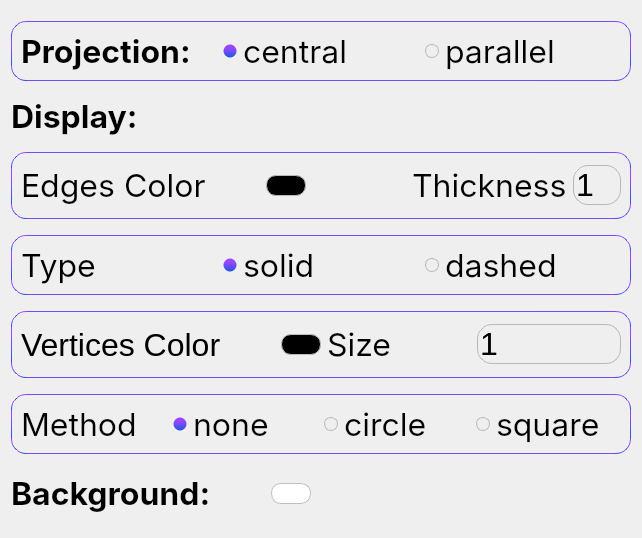
<?xml version="1.0" encoding="UTF-8"?>
<ui version="4.0">
 <class>Settings</class>
 <widget class="QDialog" name="Settings">
  <property name="geometry">
   <rect>
    <x>0</x>
    <y>0</y>
    <width>641</width>
    <height>538</height>
   </rect>
  </property>
  <property name="windowTitle">
   <string>Settings</string>
  </property>
  <layout class="QVBoxLayout" name="verticalLayout">
   <item>
    <widget class="QFrame" name="projLayout">
     <property name="sizePolicy">
      <sizepolicy hsizetype="Preferred" vsizetype="Fixed">
       <horstretch>0</horstretch>
       <verstretch>0</verstretch>
      </sizepolicy>
     </property>
     <property name="styleSheet">
      <string notr="true">#projLayout{
border:1px solid;
border-radius:15px;
border-color:qlineargradient(spread:pad, x1:0.492611, y1:0.278409, x2:0.482887, y2:1, stop:0 rgba(152, 71, 255, 255), stop:1 rgba(0, 63, 226, 222));
}

</string>
     </property>
     <layout class="QHBoxLayout" name="horizontalLayout">
      <item>
       <widget class="QLabel" name="projectionLabel">
        <property name="font">
         <font>
          <family>Inter</family>
          <pointsize>24</pointsize>
          <bold>true</bold>
         </font>
        </property>
        <property name="text">
         <string>Projection:</string>
        </property>
       </widget>
      </item>
      <item>
       <widget class="QRadioButton" name="centralRadio">
        <property name="font">
         <font>
          <family>Inter</family>
          <pointsize>24</pointsize>
         </font>
        </property>
        <property name="styleSheet">
         <string notr="true">#centralRadio:indicator{
width: 12px;
height:12px;
border:1px solid #B8B8B8;
border-radius:7px;
}

#centralRadio:indicator:checked{
border-radius:7px;
background-color:qlineargradient(spread:pad, x1:0.492611, y1:0.278409, x2:0.482887, y2:1, stop:0 rgba(152, 71, 255, 255), stop:1 rgba(0, 63, 226, 222));
border:1px solid transparent;
}</string>
        </property>
        <property name="text">
         <string>central</string>
        </property>
        <property name="checked">
         <bool>true</bool>
        </property>
        <attribute name="buttonGroup">
         <string notr="true">projectionGroup</string>
        </attribute>
       </widget>
      </item>
      <item>
       <widget class="QRadioButton" name="parallelRadio">
        <property name="font">
         <font>
          <family>Inter</family>
          <pointsize>24</pointsize>
         </font>
        </property>
        <property name="styleSheet">
         <string notr="true">#parallelRadio:indicator{
width: 12px;
height:12px;
border:1px solid #B8B8B8;
border-radius:7px;
}

#parallelRadio:indicator:checked{
border-radius:7px;
background-color:qlineargradient(spread:pad, x1:0.492611, y1:0.278409, x2:0.482887, y2:1, stop:0 rgba(152, 71, 255, 255), stop:1 rgba(0, 63, 226, 222));
border:1px solid transparent;
}</string>
        </property>
        <property name="text">
         <string>parallel</string>
        </property>
        <property name="checked">
         <bool>false</bool>
        </property>
        <attribute name="buttonGroup">
         <string notr="true">projectionGroup</string>
        </attribute>
       </widget>
      </item>
     </layout>
    </widget>
   </item>
   <item>
    <widget class="QLabel" name="label">
     <property name="sizePolicy">
      <sizepolicy hsizetype="Preferred" vsizetype="Fixed">
       <horstretch>0</horstretch>
       <verstretch>0</verstretch>
      </sizepolicy>
     </property>
     <property name="font">
      <font>
       <family>Inter</family>
       <pointsize>24</pointsize>
       <bold>true</bold>
      </font>
     </property>
     <property name="text">
      <string>Display:</string>
     </property>
    </widget>
   </item>
   <item>
    <widget class="QFrame" name="verticesLayout">
     <property name="sizePolicy">
      <sizepolicy hsizetype="Preferred" vsizetype="Fixed">
       <horstretch>0</horstretch>
       <verstretch>0</verstretch>
      </sizepolicy>
     </property>
     <property name="styleSheet">
      <string notr="true">#verticesLayout{
border:1px solid;
border-radius:15px;
border-color:qlineargradient(spread:pad, x1:0.492611, y1:0.278409, x2:0.482887, y2:1, stop:0 rgba(152, 71, 255, 255), stop:1 rgba(0, 63, 226, 222));
}

</string>
     </property>
     <layout class="QHBoxLayout" name="horizontalLayout_4">
      <item>
       <widget class="QLabel" name="edgesColorLabel">
        <property name="font">
         <font>
          <family>Inter</family>
          <pointsize>24</pointsize>
         </font>
        </property>
        <property name="text">
         <string>Edges Color</string>
        </property>
       </widget>
      </item>
      <item>
       <widget class="QToolButton" name="paletteVertices">
        <property name="sizePolicy">
         <sizepolicy hsizetype="Fixed" vsizetype="Fixed">
          <horstretch>0</horstretch>
          <verstretch>0</verstretch>
         </sizepolicy>
        </property>
        <property name="minimumSize">
         <size>
          <width>48</width>
          <height>47</height>
         </size>
        </property>
        <property name="styleSheet">
         <string notr="true">#paletteVertices{
background-color:transparent;
border:0px solid #B8B8B8;
padding:5px;
image: url(:/Icons/pallete.svg);


}</string>
        </property>
        <property name="text">
         <string/>
        </property>
       </widget>
      </item>
      <item>
       <widget class="QToolButton" name="edgesColor">
        <property name="sizePolicy">
         <sizepolicy hsizetype="Fixed" vsizetype="Fixed">
          <horstretch>0</horstretch>
          <verstretch>0</verstretch>
         </sizepolicy>
        </property>
        <property name="minimumSize">
         <size>
          <width>40</width>
          <height>0</height>
         </size>
        </property>
        <property name="styleSheet">
         <string notr="true">#edgesColor
{
border:1px solid #B8B8B8;
border-radius:10px;
background-color: #000000;}</string>
        </property>
        <property name="text">
         <string/>
        </property>
       </widget>
      </item>
      <item>
       <spacer name="horizontalSpacer">
        <property name="orientation">
         <enum>Qt::Horizontal</enum>
        </property>
        <property name="sizeType">
         <enum>QSizePolicy::Minimum</enum>
        </property>
        <property name="sizeHint" stdset="0">
         <size>
          <width>100</width>
          <height>10</height>
         </size>
        </property>
       </spacer>
      </item>
      <item>
       <widget class="QLabel" name="thicknessLabel">
        <property name="font">
         <font>
          <family>Inter</family>
          <pointsize>24</pointsize>
         </font>
        </property>
        <property name="text">
         <string>Thickness</string>
        </property>
       </widget>
      </item>
      <item>
       <widget class="QSpinBox" name="thickness">
        <property name="minimumSize">
         <size>
          <width>0</width>
          <height>30</height>
         </size>
        </property>
        <property name="font">
         <font>
          <pointsize>24</pointsize>
         </font>
        </property>
        <property name="styleSheet">
         <string notr="true">#thickness {
border:1px solid #B8B8B8;
border-radius:15px;
background: transparent;
}</string>
        </property>
        <property name="buttonSymbols">
         <enum>QAbstractSpinBox::NoButtons</enum>
        </property>
        <property name="suffix">
         <string extracomment="  px"/>
        </property>
        <property name="prefix">
         <string/>
        </property>
        <property name="minimum">
         <number>1</number>
        </property>
       </widget>
      </item>
     </layout>
    </widget>
   </item>
   <item>
    <widget class="QFrame" name="typeLayout">
     <property name="sizePolicy">
      <sizepolicy hsizetype="Preferred" vsizetype="Fixed">
       <horstretch>0</horstretch>
       <verstretch>0</verstretch>
      </sizepolicy>
     </property>
     <property name="styleSheet">
      <string notr="true">#typeLayout{
border:1px solid;
border-radius:15px;
border-color:qlineargradient(spread:pad, x1:0.492611, y1:0.278409, x2:0.482887, y2:1, stop:0 rgba(152, 71, 255, 255), stop:1 rgba(0, 63, 226, 222));
}

</string>
     </property>
     <layout class="QHBoxLayout" name="horizontalLayout_2">
      <item>
       <widget class="QLabel" name="typeLabel">
        <property name="font">
         <font>
          <family>Inter</family>
          <pointsize>24</pointsize>
         </font>
        </property>
        <property name="text">
         <string>Type</string>
        </property>
       </widget>
      </item>
      <item>
       <widget class="QRadioButton" name="solidRadio">
        <property name="font">
         <font>
          <family>Inter</family>
          <pointsize>24</pointsize>
         </font>
        </property>
        <property name="styleSheet">
         <string notr="true">#solidRadio:indicator{
width: 12px;
height:12px;
border:1px solid #B8B8B8;
border-radius:7px;
}

#solidRadio:indicator:checked{
border-radius:7px;
background-color:qlineargradient(spread:pad, x1:0.492611, y1:0.278409, x2:0.482887, y2:1, stop:0 rgba(152, 71, 255, 255), stop:1 rgba(0, 63, 226, 222));
border:1px solid transparent;
}</string>
        </property>
        <property name="text">
         <string>solid</string>
        </property>
        <property name="checked">
         <bool>true</bool>
        </property>
        <attribute name="buttonGroup">
         <string notr="true">typeGroup</string>
        </attribute>
       </widget>
      </item>
      <item>
       <widget class="QRadioButton" name="dashedRadio">
        <property name="font">
         <font>
          <family>Inter</family>
          <pointsize>24</pointsize>
         </font>
        </property>
        <property name="styleSheet">
         <string notr="true">#dashedRadio:indicator{
width: 12px;
height:12px;
border:1px solid #B8B8B8;
border-radius:7px;
}

#dashedRadio:indicator:checked{
border-radius:7px;
background-color:qlineargradient(spread:pad, x1:0.492611, y1:0.278409, x2:0.482887, y2:1, stop:0 rgba(152, 71, 255, 255), stop:1 rgba(0, 63, 226, 222));
border:1px solid transparent;
}</string>
        </property>
        <property name="text">
         <string>dashed</string>
        </property>
        <property name="autoExclusive">
         <bool>true</bool>
        </property>
        <attribute name="buttonGroup">
         <string notr="true">typeGroup</string>
        </attribute>
       </widget>
      </item>
     </layout>
    </widget>
   </item>
   <item>
    <widget class="QFrame" name="edgesLayout">
     <property name="sizePolicy">
      <sizepolicy hsizetype="Preferred" vsizetype="Fixed">
       <horstretch>0</horstretch>
       <verstretch>0</verstretch>
      </sizepolicy>
     </property>
     <property name="styleSheet">
      <string notr="true">#edgesLayout{
border:1px solid;
border-radius:15px;
border-color:qlineargradient(spread:pad, x1:0.492611, y1:0.278409, x2:0.482887, y2:1, stop:0 rgba(152, 71, 255, 255), stop:1 rgba(0, 63, 226, 222));
}

</string>
     </property>
     <layout class="QHBoxLayout" name="horizontalLayout_3">
      <item>
       <widget class="QLabel" name="vertices">
        <property name="minimumSize">
         <size>
          <width>0</width>
          <height>0</height>
         </size>
        </property>
        <property name="maximumSize">
         <size>
          <width>16777215</width>
          <height>16777215</height>
         </size>
        </property>
        <property name="font">
         <font>
          <pointsize>24</pointsize>
         </font>
        </property>
        <property name="text">
         <string>Vertices Color</string>
        </property>
       </widget>
      </item>
      <item>
       <widget class="QToolButton" name="paletteEdges">
        <property name="minimumSize">
         <size>
          <width>48</width>
          <height>47</height>
         </size>
        </property>
        <property name="styleSheet">
         <string notr="true">#paletteEdges{
background-color:transparent;
border:0px solid #B8B8B8;
padding:5px;
image: url(:/Icons/pallete.svg);


}</string>
        </property>
        <property name="text">
         <string/>
        </property>
       </widget>
      </item>
      <item>
       <widget class="QToolButton" name="verticesColor">
        <property name="minimumSize">
         <size>
          <width>40</width>
          <height>0</height>
         </size>
        </property>
        <property name="styleSheet">
         <string notr="true">#verticesColor{
border:1px solid #BEBEBE;
border-radius:10px;
background-color:#000000;}</string>
        </property>
        <property name="text">
         <string/>
        </property>
       </widget>
      </item>
      <item>
       <widget class="QLabel" name="verticesSizeLabel">
        <property name="font">
         <font>
          <family>Inter</family>
          <pointsize>24</pointsize>
         </font>
        </property>
        <property name="text">
         <string>Size</string>
        </property>
       </widget>
      </item>
      <item>
       <widget class="QSpinBox" name="verticesSize">
        <property name="minimumSize">
         <size>
          <width>0</width>
          <height>30</height>
         </size>
        </property>
        <property name="font">
         <font>
          <pointsize>24</pointsize>
         </font>
        </property>
        <property name="styleSheet">
         <string notr="true">#verticesSize {
border:1px solid #B8B8B8;
border-radius:15px;
background: transparent;
}</string>
        </property>
        <property name="buttonSymbols">
         <enum>QAbstractSpinBox::NoButtons</enum>
        </property>
        <property name="prefix">
         <string extracomment="  px"/>
        </property>
        <property name="minimum">
         <number>1</number>
        </property>
       </widget>
      </item>
     </layout>
    </widget>
   </item>
   <item>
    <widget class="QFrame" name="methodLayout">
     <property name="sizePolicy">
      <sizepolicy hsizetype="Preferred" vsizetype="Fixed">
       <horstretch>0</horstretch>
       <verstretch>0</verstretch>
      </sizepolicy>
     </property>
     <property name="styleSheet">
      <string notr="true">#methodLayout{
border:1px solid;
border-radius:15px;
border-color:qlineargradient(spread:pad, x1:0.492611, y1:0.278409, x2:0.482887, y2:1, stop:0 rgba(152, 71, 255, 255), stop:1 rgba(0, 63, 226, 222));
}

</string>
     </property>
     <layout class="QHBoxLayout" name="horizontalLayout_5">
      <item>
       <widget class="QLabel" name="methodLabel">
        <property name="font">
         <font>
          <family>Inter</family>
          <pointsize>24</pointsize>
         </font>
        </property>
        <property name="text">
         <string>Method</string>
        </property>
       </widget>
      </item>
      <item>
       <widget class="QRadioButton" name="noneRadio">
        <property name="font">
         <font>
          <family>Inter</family>
          <pointsize>24</pointsize>
         </font>
        </property>
        <property name="styleSheet">
         <string notr="true">#noneRadio:indicator{
width: 12px;
height:12px;
border:1px solid #B8B8B8;
border-radius:7px;
}

#noneRadio:indicator:checked{
border-radius:7px;
background-color:qlineargradient(spread:pad, x1:0.492611, y1:0.278409, x2:0.482887, y2:1, stop:0 rgba(152, 71, 255, 255), stop:1 rgba(0, 63, 226, 222));
border:1px solid transparent;
}</string>
        </property>
        <property name="text">
         <string>none</string>
        </property>
        <property name="checked">
         <bool>true</bool>
        </property>
       </widget>
      </item>
      <item>
       <widget class="QRadioButton" name="circleRadio">
        <property name="font">
         <font>
          <family>Inter</family>
          <pointsize>24</pointsize>
         </font>
        </property>
        <property name="styleSheet">
         <string notr="true">#circleRadio:indicator{
width: 12px;
height:12px;
border:1px solid #B8B8B8;
border-radius:7px;
}

#circleRadio:indicator:checked{
border-radius:7px;
background-color:qlineargradient(spread:pad, x1:0.492611, y1:0.278409, x2:0.482887, y2:1, stop:0 rgba(152, 71, 255, 255), stop:1 rgba(0, 63, 226, 222));
border:1px solid transparent;
}</string>
        </property>
        <property name="text">
         <string>circle</string>
        </property>
       </widget>
      </item>
      <item>
       <widget class="QRadioButton" name="squareRadio">
        <property name="font">
         <font>
          <family>Inter</family>
          <pointsize>24</pointsize>
         </font>
        </property>
        <property name="styleSheet">
         <string notr="true">#squareRadio:indicator{
width: 12px;
height:12px;
border:1px solid #B8B8B8;
border-radius:7px;
}

#squareRadio:indicator:checked{
border-radius:7px;
background-color:qlineargradient(spread:pad, x1:0.492611, y1:0.278409, x2:0.482887, y2:1, stop:0 rgba(152, 71, 255, 255), stop:1 rgba(0, 63, 226, 222));
border:1px solid transparent;
}</string>
        </property>
        <property name="text">
         <string>square</string>
        </property>
       </widget>
      </item>
     </layout>
    </widget>
   </item>
   <item>
    <layout class="QHBoxLayout" name="horizontalLayout_6">
     <item>
      <widget class="QLabel" name="backgroundLabel">
       <property name="font">
        <font>
         <family>Inter</family>
         <pointsize>24</pointsize>
         <bold>true</bold>
        </font>
       </property>
       <property name="styleSheet">
        <string notr="true"/>
       </property>
       <property name="text">
        <string>Background:</string>
       </property>
      </widget>
     </item>
     <item>
      <widget class="QToolButton" name="paletteBackground">
       <property name="minimumSize">
        <size>
         <width>48</width>
         <height>47</height>
        </size>
       </property>
       <property name="styleSheet">
        <string notr="true">#paletteBackground{
background-color:transparent;
border:0px solid #B8B8B8;
padding:5px;
image: url(:/Icons/pallete.svg);


}</string>
       </property>
       <property name="text">
        <string/>
       </property>
      </widget>
     </item>
     <item>
      <widget class="QToolButton" name="backgroundColor">
       <property name="minimumSize">
        <size>
         <width>40</width>
         <height>0</height>
        </size>
       </property>
       <property name="styleSheet">
        <string notr="true">#backgroundColor{
border:1px solid #BEBEBE;
border-radius:10px;
background-color:#ffffff;}</string>
       </property>
       <property name="text">
        <string/>
       </property>
      </widget>
     </item>
     <item>
      <spacer name="horizontalSpacer_2">
       <property name="orientation">
        <enum>Qt::Horizontal</enum>
       </property>
       <property name="sizeHint" stdset="0">
        <size>
         <width>40</width>
         <height>20</height>
        </size>
       </property>
      </spacer>
     </item>
    </layout>
   </item>
  </layout>
 </widget>
 <resources/>
 <connections/>
 <buttongroups>
  <buttongroup name="projectionGroup"/>
  <buttongroup name="typeGroup"/>
 </buttongroups>
</ui>
